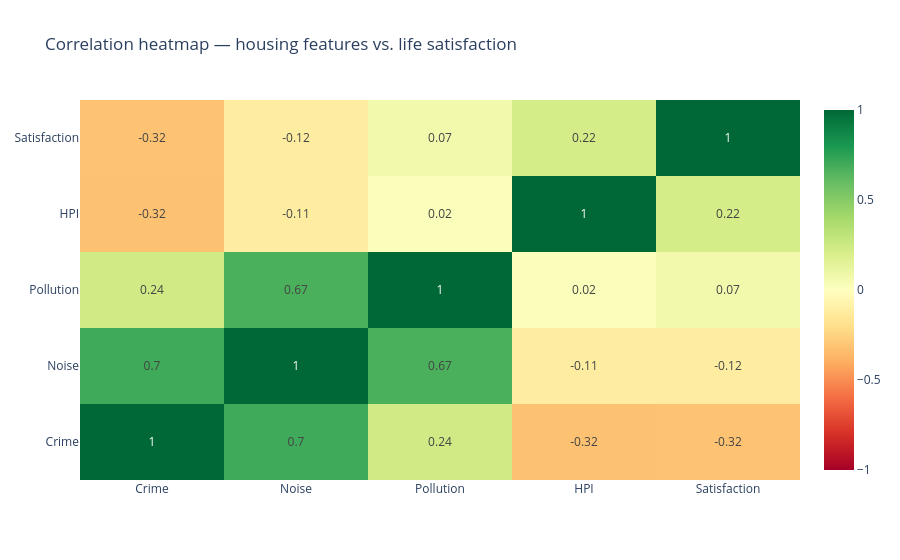

Notebook code cell kept with this figure:
### Code cell
# plot 3: Correlation heatmap
corr = df_country[['crime_rate', 'noise_rate', 'pollution_rate', 'hpi_weight', 'happy_rate']].corr()
labels = ['Crime', 'Noise', 'Pollution', 'HPI', 'Satisfaction']

fig3 = go.Figure(data=go.Heatmap(
    z=corr.values,
    x=labels,
    y=labels,
    colorscale='RdYlGn',
    zmid=0,
    text=np.round(corr.values, 2),
    texttemplate='%{text}',
    hovertemplate='%{x} vs %{y}: %{z:.2f}<extra></extra>',
))
fig3.update_layout(title='Correlation heatmap — housing features vs. life satisfaction')
fig3.show()
#fig3.write_html('correlation_heatmap.html', full_html=False, include_plotlyjs='cdn')

### Figure 1 — Plotly figure (JSON) as saved in the notebook; plotly's stock layout.template omitted (floating-point values rounded to 4 significant figures)
{"data": [{"colorscale": [[0, "rgb(165,0,38)"], [0.1, "rgb(215,48,39)"], [0.2, "rgb(244,109,67)"], [0.3, "rgb(253,174,97)"], [0.4, "rgb(254,224,139)"], [0.5, "rgb(255,255,191)"], [0.6, "rgb(217,239,139)"], [0.7, "rgb(166,217,106)"], [0.8, "rgb(102,189,99)"], [0.9, "rgb(26,152,80)"], [1, "rgb(0,104,55)"]], "hovertemplate": "%{x} vs %{y}: %{z:.2f}<extra></extra>", "text": [[1.0, 0.7, 0.24, -0.32, -0.32], [0.7, 1.0, 0.67, -0.11, -0.12], [0.24, 0.67, 1.0, 0.02, 0.07], [-0.32, -0.11, 0.02, 1.0, 0.22], [-0.32, -0.12, 0.07, 0.22, 1.0]], "texttemplate": "%{text}", "type": "heatmap", "x": ["Crime", "Noise", "Pollution", "HPI", "Satisfaction"], "y": ["Crime", "Noise", "Pollution", "HPI", "Satisfaction"], "z": [[1.0, 0.7028, 0.2351, -0.3215, -0.3162], [0.7028, 1.0, 0.6715, -0.1149, -0.1164], [0.2351, 0.6715, 1.0, 0.01989, 0.07018], [-0.3215, -0.1149, 0.01989, 1.0, 0.221], [-0.3162, -0.1164, 0.07018, 0.221, 1.0]], "zmid": 0}], "layout": {"title": {"text": "Correlation heatmap — housing features vs. life satisfaction"}}}
